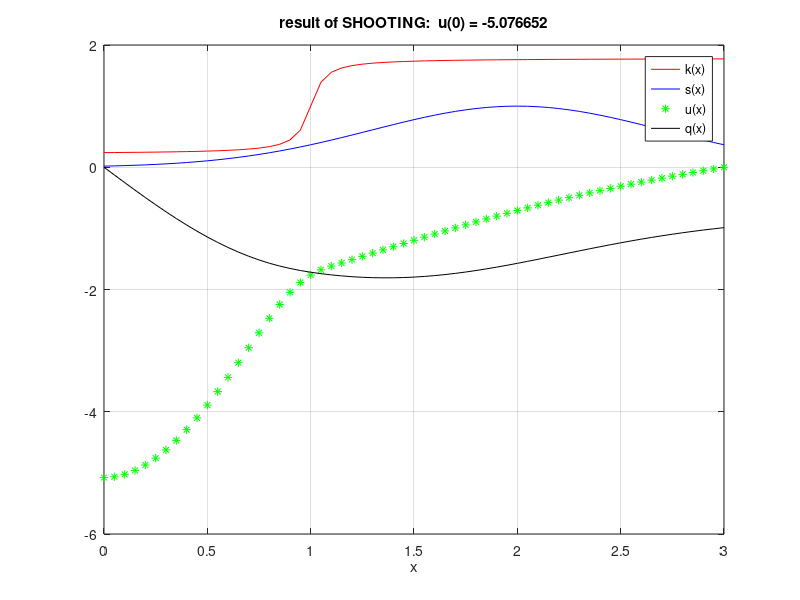

Recreate this plot in MATLAB.
function [x,u,q] = varheatSHOOT()
% Set up and solve, by nonlinear shooting, a "serious" linear
% two-point BVP for equilibrium temperature distribution in a rod.
% The terms correspond to variable conductivity, constant
% chemical-reaction-created heat, and variable externally-introduced heat.
% Uses bisection to solve target boundary equation  u(3) = 0.
% Example:
%   >> [x,u,q] = varheatSHOOT();

L = 3;
k = @(x) 0.5 * atan((x-1.0) * 20.0) + 1.0;
s = @(x) exp(-(x-2.0).^2);
r0 = 0.5;

% ODE  Y' = G(x,Y)  is described by this right-hand side
G = @(x,Y) [- Y(2) / k(x);       % Y(1) = u 
            r0 * Y(1) + s(x)];   % Y(2) = q

% bracket unknown u(0)
a = -10.0;  % produces u(3) which is too high
b =   0.0;  %      ... u(3) which is too low

% unsophisticated bisection method:
N = 100;
for n = 1:N
  fprintf('.')
  c = (a+b)/2;
  % evaluate F(c) =  (estimate of u(3) based on u(0)=c)
  [xout,Y] = ode45(G,[0.0 3.0],[c; 0.0]);
  F = Y(end,1);
  if abs(F) < 1e-12 
    fprintf('\nbisection done; F(A)=%2e using A=%5f\n', F, c)
    break  % we are done
  elseif F >= 0.0 
    a = c;
  else
    b = c;
  end
end
if n >= N, fprintf(' bisection: max iterations reached\n'), end

% redo to get final version on a grid for plot
x = 0:0.05:3.0;
[xout,Y] = ode45(G,x,[c; 0.0]);
u = Y(:,1)';
q = Y(:,2)';
figure(2),  plot(x,k(x),'r',x,s(x),'b',xout,u,'g*',xout,q,'k')
grid on,  xlabel x,  legend('k(x)','s(x)','u(x)','q(x)')
title(sprintf('result of SHOOTING:  u(0) = %.6f',u(1)))
